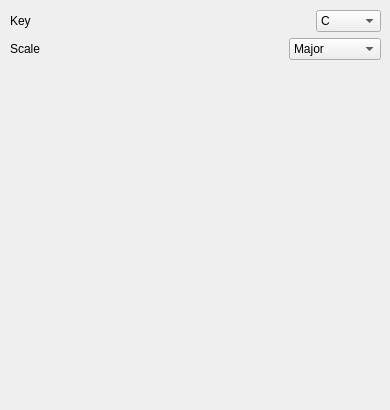
            <widget class="QWidget" name="scaleTab">
             <attribute name="title">
              <string>Scale</string>
             </attribute>
             <widget class="QWidget" name="verticalLayoutWidget">
              <property name="geometry">
               <rect>
                <x>10</x>
                <y>10</y>
                <width>371</width>
                <height>391</height>
               </rect>
              </property>
              <layout class="QVBoxLayout" name="verticalLayout_3">
               <item>
                <layout class="QHBoxLayout" name="horizontalLayout_13">
                 <item>
                  <widget class="QLabel" name="label_9">
                   <property name="text">
                    <string>Key</string>
                   </property>
                  </widget>
                 </item>
                 <item>
                  <spacer name="horizontalSpacer_9">
                   <property name="orientation">
                    <enum>Qt::Horizontal</enum>
                   </property>
                   <property name="sizeHint" stdset="0">
                    <size>
                     <width>40</width>
                     <height>20</height>
                    </size>
                   </property>
                  </spacer>
                 </item>
                 <item>
                  <widget class="QComboBox" name="sKeyCB">
                   <item>
                    <property name="text">
                     <string>C</string>
                    </property>
                   </item>
                   <item>
                    <property name="text">
                     <string>C#\Db</string>
                    </property>
                   </item>
                   <item>
                    <property name="text">
                     <string>D</string>
                    </property>
                   </item>
                   <item>
                    <property name="text">
                     <string>D#\Eb</string>
                    </property>
                   </item>
                   <item>
                    <property name="text">
                     <string>E</string>
                    </property>
                   </item>
                   <item>
                    <property name="text">
                     <string>F</string>
                    </property>
                   </item>
                   <item>
                    <property name="text">
                     <string>F#\Gb</string>
                    </property>
                   </item>
                   <item>
                    <property name="text">
                     <string>G</string>
                    </property>
                   </item>
                   <item>
                    <property name="text">
                     <string>G#\Ab</string>
                    </property>
                   </item>
                   <item>
                    <property name="text">
                     <string>A</string>
                    </property>
                   </item>
                   <item>
                    <property name="text">
                     <string>A#\Bb</string>
                    </property>
                   </item>
                   <item>
                    <property name="text">
                     <string>B\Cb</string>
                    </property>
                   </item>
                  </widget>
                 </item>
                </layout>
               </item>
               <item>
                <layout class="QHBoxLayout" name="horizontalLayout_14">
                 <item>
                  <widget class="QLabel" name="label_10">
                   <property name="text">
                    <string>Scale</string>
                   </property>
                  </widget>
                 </item>
                 <item>
                  <spacer name="horizontalSpacer_10">
                   <property name="orientation">
                    <enum>Qt::Horizontal</enum>
                   </property>
                   <property name="sizeHint" stdset="0">
                    <size>
                     <width>40</width>
                     <height>20</height>
                    </size>
                   </property>
                  </spacer>
                 </item>
                 <item>
                  <widget class="QComboBox" name="sScaleCB">
                   <item>
                    <property name="text">
                     <string>Major</string>
                    </property>
                   </item>
                   <item>
                    <property name="text">
                     <string>Minor</string>
                    </property>
                   </item>
                   <item>
                    <property name="text">
                     <string>Major Pent.</string>
                    </property>
                   </item>
                   <item>
                    <property name="text">
                     <string>Minor Pent.</string>
                    </property>
                   </item>
                   <item>
                    <property name="text">
                     <string>Blues</string>
                    </property>
                   </item>
                   <item>
                    <property name="text">
                     <string>Dorian</string>
                    </property>
                   </item>
                  </widget>
                 </item>
                </layout>
               </item>
               <item>
                <spacer name="verticalSpacer_2">
                 <property name="orientation">
                  <enum>Qt::Vertical</enum>
                 </property>
                 <property name="sizeHint" stdset="0">
                  <size>
                   <width>20</width>
                   <height>40</height>
                  </size>
                 </property>
                </spacer>
               </item>
              </layout>
             </widget>
            </widget>
